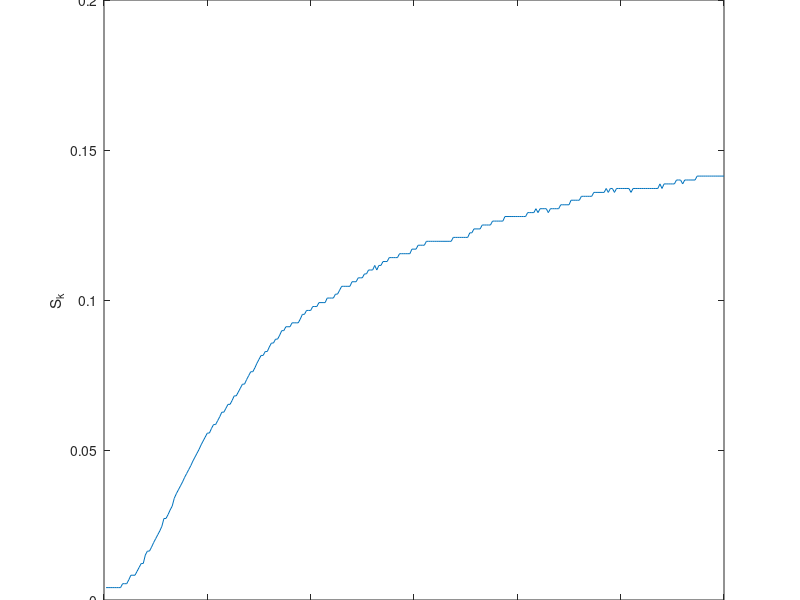

This figure's MATLAB source: (Note: this script raises an error after producing the figure.)
% wyznaczenie odpowiedzi skokowej dla DMC
load SkokJednostkowy46v2

Upp = 26;
Ypp = 31.12;

Y = jump2;
D = length(jump2);

Uskok = power_G1;

S = zeros(D, 1);

for i = 1:D
    S(i) = (Y(i) - Ypp)/Uskok;
end

figure('Name', 'Odpowiedź skokowa - DMC')
plot(S)
ylabel('S_k')
xlabel('k')
title("Odpowiedź skokowa dla DMC; D = " + D)

matlab2tikz('skokDMC.tex')


